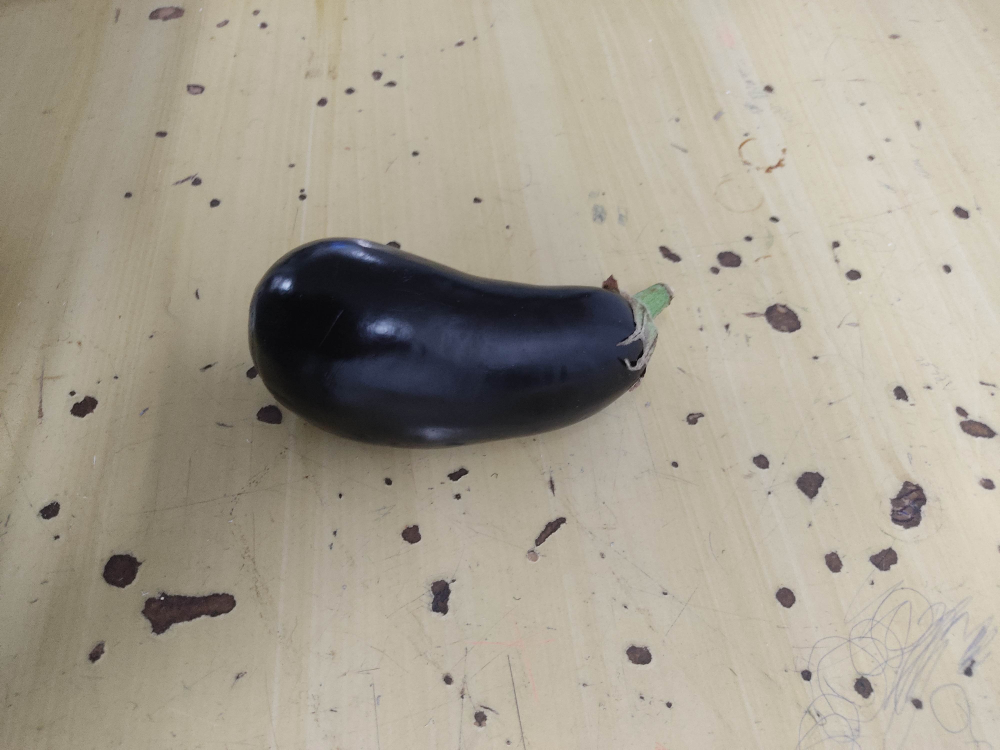
#> input picture Test/01.jpg, 4000 x 3000 px, given as the content of the folder ./Training, which was not available (shown at 1/4 size)
$ python sift.py
#> lines starting #> are read from the running program, lines starting #| are printed output that depends on the picture; pictures that were not available may be replaced by others from this repository, and a replacement may not be noted
import cv2
import numpy as np
import os
import matplotlib.pyplot as plt

np.random.seed(42)

# Load images from files
def Load_img(dossier):
    images = []
    noms = []
    for filename in os.listdir(dossier):
        if filename.endswith(".jpg") or filename.endswith(".png"):
            img = cv2.imread(os.path.join(dossier, filename), cv2.IMREAD_GRAYSCALE)
            if img is not None:
                images.append(img)
                noms.append(filename)
    return images, noms

# Finds matches between two sets of SIFT descriptors
def Find_Matche(des1, des2):
    bf = cv2.BFMatcher()
    matches = bf.knnMatch(des1, des2, k=2)
    good_matches = []
    for m, n in matches:
        if m.distance < 0.75 * n.distance:
            good_matches.append(m)

    # Extract keypoints for the good matches
    kp1 = [des1[m.queryIdx] for m in good_matches]
    kp2 = [des2[m.trainIdx] for m in good_matches]

    return good_matches, kp1, kp2

dossier_training = "./Training"
dossier_test = "./Test"

# Load training and test images
images_train, noms_train = Load_img(dossier_training)
#> in Load_img, `img = cv2.imread(os.path.join(dossier, filename), cv2.IMREAD_GRAYSCALE)`:
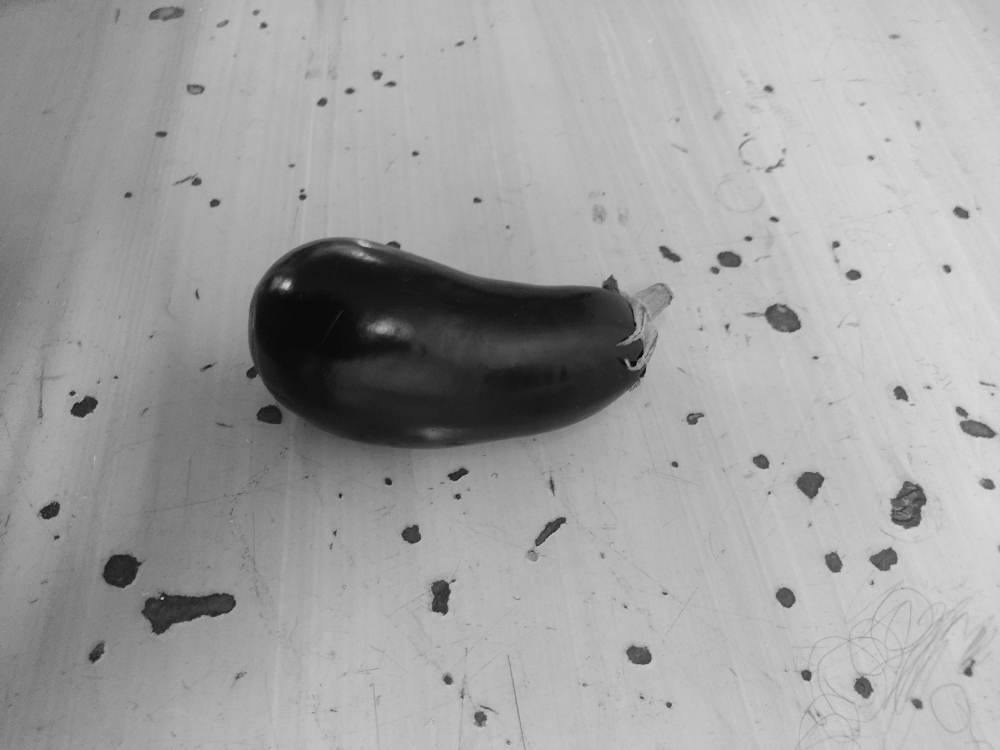
#> img: shape (3000, 4000) (shown at 1/4 size); min 0, max 232, mean 160.8
#> images_train = 1 item; noms_train = ['01.jpg']
images_test, noms_test = Load_img(dossier_test)
#> pass 2 of the loop in Load_img, `for filename in os.listdir(dossier):`:
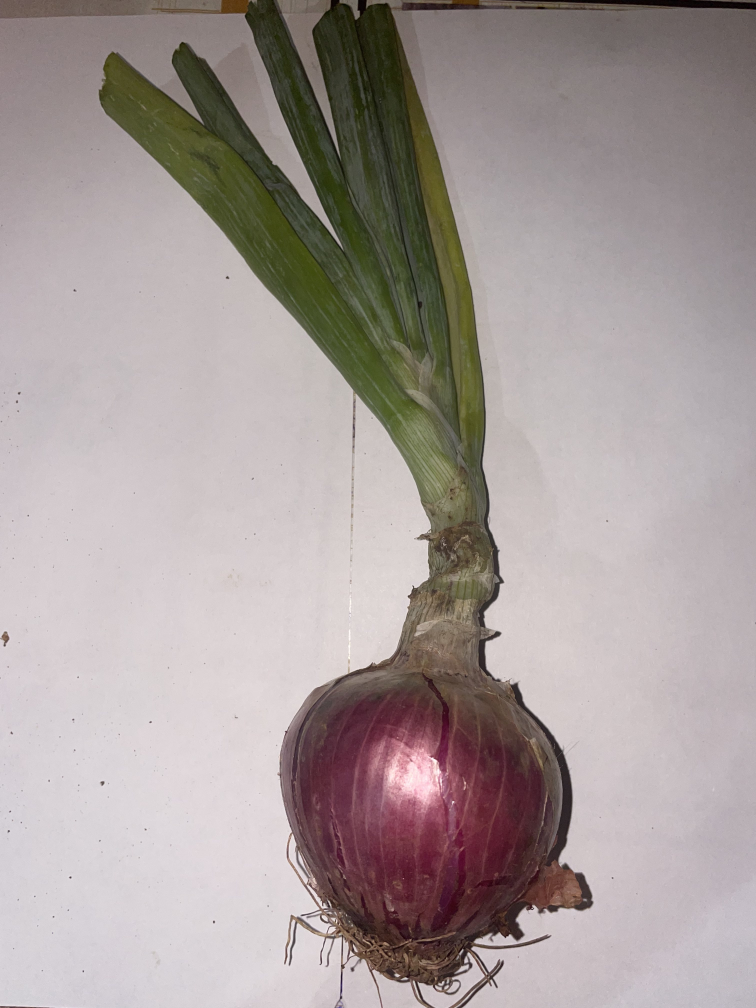
#> input picture Test/IMG_4783.jpg, 3024 x 4032 px (shown at 1/4 size)
#> in Load_img (call 2), `img = cv2.imread(os.path.join(dossier, filename), cv2.IMREAD_GRAYSCALE)`:
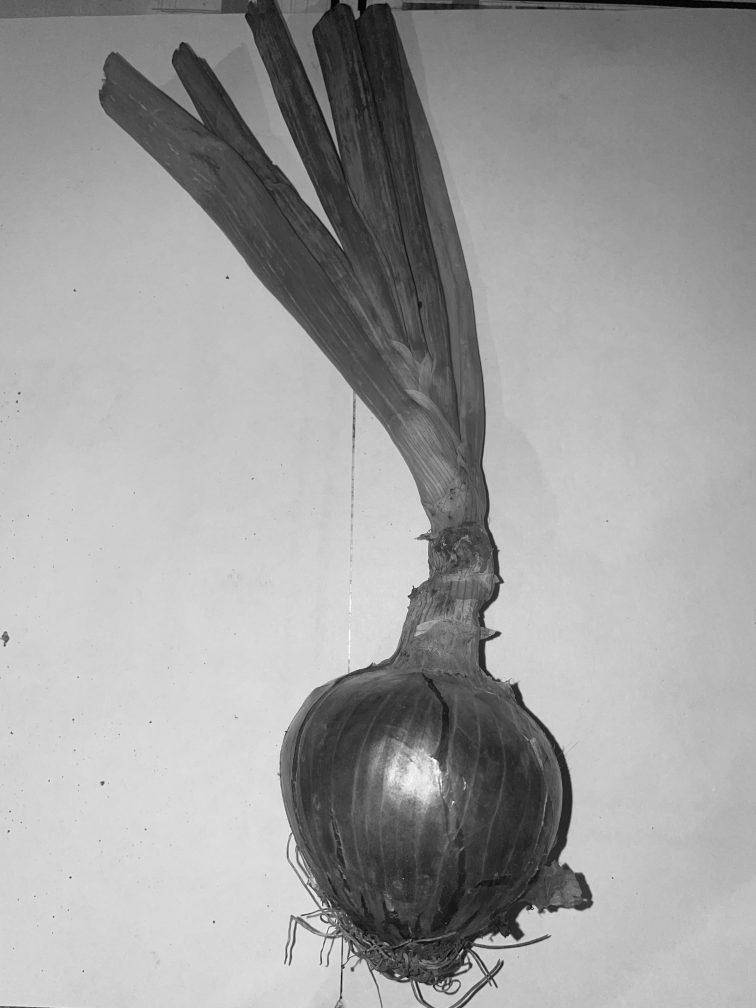
#> img: shape (4032, 3024) (shown at 1/4 size); min 0, max 255, mean 158.7
#> pass 3 of the loop in Load_img, `for filename in os.listdir(dossier):`:
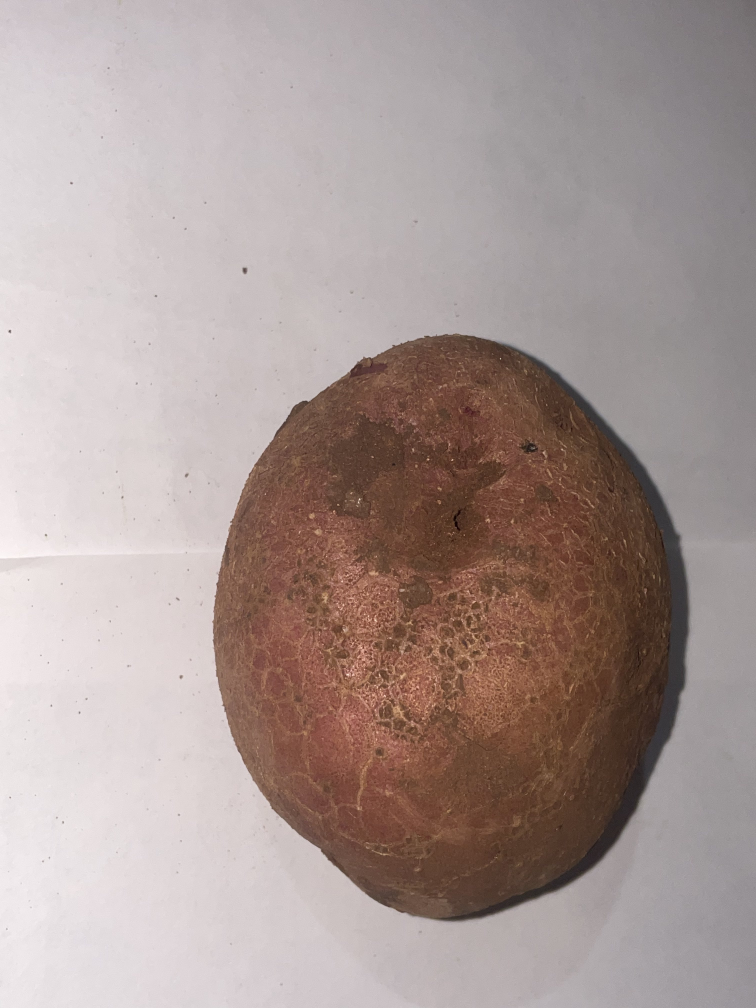
#> input picture Test/IMG_4842.jpg, 3024 x 4032 px (shown at 1/4 size)
#> in Load_img (call 2), `img = cv2.imread(os.path.join(dossier, filename), cv2.IMREAD_GRAYSCALE)`:
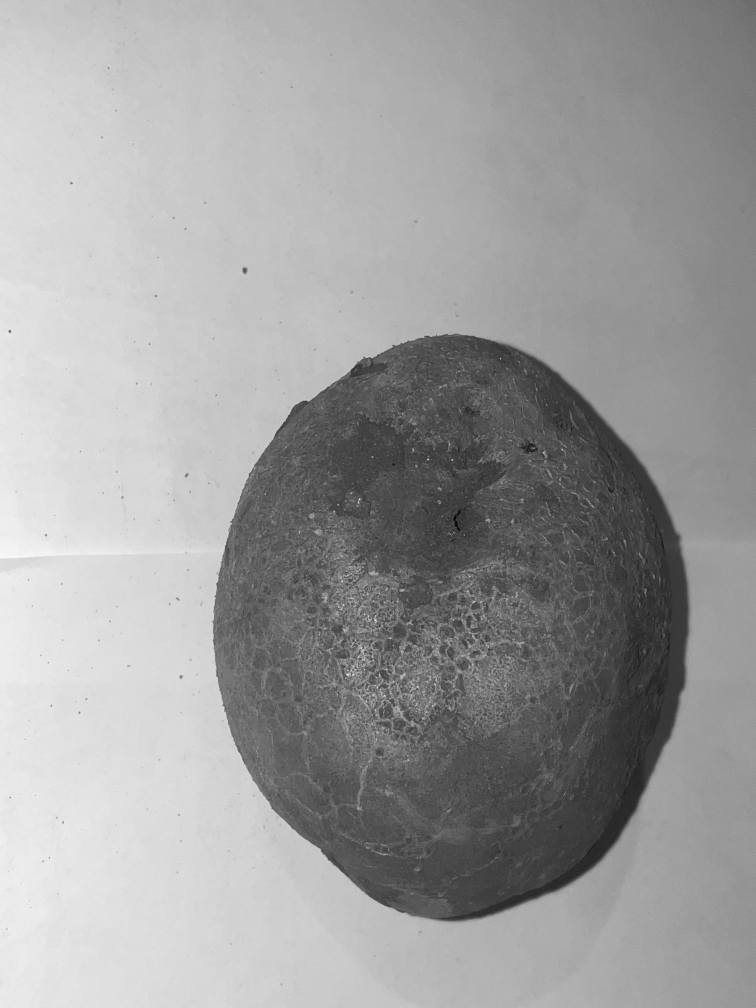
#> img: shape (4032, 3024) (shown at 1/4 size); min 1, max 254, mean 157.7
#> images_test = 3 items; noms_test = ['01.jpg', 'IMG_4783.jpg', 'IMG_4842.jpg']

resultats = {}
sift = cv2.SIFT_create()

for i, img_test in enumerate(images_test):
#> (the run stopped early here; a loop or call above may not have finished)
